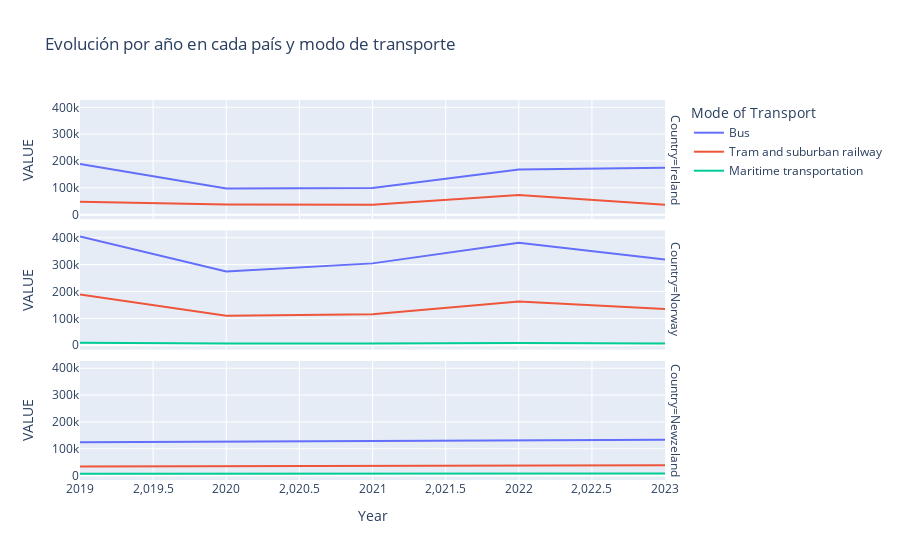

Source (notebook cell):
### Code cell
# Create an interactive bar chart with Plotly Express

fig = px.line(Transport_1, x='Year', y='VALUE', color='Mode of Transport', facet_row='Country',
              title='Evolución por año en cada país y modo de transporte')

# Show the plot
fig.show()

### Figure 1 — Plotly figure (JSON) as saved in the notebook; plotly's stock layout.template omitted (floating-point values rounded to 4 significant figures)
{"data": [{"hovertemplate": "Mode of Transport=Bus<br>Country=Ireland<br>Year=%{x}<br>VALUE=%{y}<extra></extra>", "legendgroup": "Bus", "line": {"color": "#636efa", "dash": "solid"}, "marker": {"symbol": "circle"}, "mode": "lines", "name": "Bus", "orientation": "v", "showlegend": true, "type": "scatter", "x": [2019, 2020, 2021, 2022, 2023], "xaxis": "x3", "y": [188554, 97520, 99409, 167990, 174485], "yaxis": "y3"}, {"hovertemplate": "Mode of Transport=Bus<br>Country=Norway<br>Year=%{x}<br>VALUE=%{y}<extra></extra>", "legendgroup": "Bus", "line": {"color": "#636efa", "dash": "solid"}, "marker": {"symbol": "circle"}, "mode": "lines", "name": "Bus", "orientation": "v", "showlegend": false, "type": "scatter", "x": ["2019", "2020", "2021", "2022", "2023"], "xaxis": "x2", "y": [405152, 274325, 304718, 381568, 319133], "yaxis": "y2"}, {"hovertemplate": "Mode of Transport=Bus<br>Country=Newzeland<br>Year=%{x}<br>VALUE=%{y}<extra></extra>", "legendgroup": "Bus", "line": {"color": "#636efa", "dash": "solid"}, "marker": {"symbol": "circle"}, "mode": "lines", "name": "Bus", "orientation": "v", "showlegend": false, "type": "scatter", "x": [2019, 2020, 2021, 2022, 2023], "xaxis": "x", "y": [124000.0, 126500.0, 129000.0, 131400.0, 133900.0], "yaxis": "y"}, {"hovertemplate": "Mode of Transport=Tram and suburban railway<br>Country=Ireland<br>Year=%{x}<br>VALUE=%{y}<extra></extra>", "legendgroup": "Tram and suburban railway", "line": {"color": "#EF553B", "dash": "solid"}, "marker": {"symbol": "circle"}, "mode": "lines", "name": "Tram and suburban railway", "orientation": "v", "showlegend": true, "type": "scatter", "x": [2019, 2020, 2021, 2022, 2023], "xaxis": "x3", "y": [48345, 37954, 36551, 73401, 37018], "yaxis": "y3"}, {"hovertemplate": "Mode of Transport=Tram and suburban railway<br>Country=Norway<br>Year=%{x}<br>VALUE=%{y}<extra></extra>", "legendgroup": "Tram and suburban railway", "line": {"color": "#EF553B", "dash": "solid"}, "marker": {"symbol": "circle"}, "mode": "lines", "name": "Tram and suburban railway", "orientation": "v", "showlegend": false, "type": "scatter", "x": ["2019", "2020", "2021", "2022", "2023"], "xaxis": "x2", "y": [188479, 109781, 114956, 162245, 134882], "yaxis": "y2"}, {"hovertemplate": "Mode of Transport=Tram and suburban railway<br>Country=Newzeland<br>Year=%{x}<br>VALUE=%{y}<extra></extra>", "legendgroup": "Tram and suburban railway", "line": {"color": "#EF553B", "dash": "solid"}, "marker": {"symbol": "circle"}, "mode": "lines", "name": "Tram and suburban railway", "orientation": "v", "showlegend": false, "type": "scatter", "x": [2019, 2020, 2021, 2022, 2023], "xaxis": "x", "y": [33910.0, 35180.0, 36460.0, 37740.0, 39020.0], "yaxis": "y"}, {"hovertemplate": "Mode of Transport=Maritime transportation<br>Country=Norway<br>Year=%{x}<br>VALUE=%{y}<extra></extra>", "legendgroup": "Maritime transportation", "line": {"color": "#00cc96", "dash": "solid"}, "marker": {"symbol": "circle"}, "mode": "lines", "name": "Maritime transportation", "orientation": "v", "showlegend": true, "type": "scatter", "x": ["2019", "2020", "2021", "2022", "2023"], "xaxis": "x2", "y": [9372, 5840, 6028, 8188, 6580], "yaxis": "y2"}, {"hovertemplate": "Mode of Transport=Maritime transportation<br>Country=Newzeland<br>Year=%{x}<br>VALUE=%{y}<extra></extra>", "legendgroup": "Maritime transportation", "line": {"color": "#00cc96", "dash": "solid"}, "marker": {"symbol": "circle"}, "mode": "lines", "name": "Maritime transportation", "orientation": "v", "showlegend": false, "type": "scatter", "x": [2019, 2020, 2021, 2022, 2023], "xaxis": "x", "y": [6825.0, 7003.0, 7181.0, 7359.0, 7538.0], "yaxis": "y"}], "layout": {"annotations": [{"font": {}, "showarrow": false, "text": "Country=Newzeland", "textangle": 90, "x": 0.98, "xanchor": "left", "xref": "paper", "y": 0.1567, "yanchor": "middle", "yref": "paper"}, {"font": {}, "showarrow": false, "text": "Country=Norway", "textangle": 90, "x": 0.98, "xanchor": "left", "xref": "paper", "y": 0.5, "yanchor": "middle", "yref": "paper"}, {"font": {}, "showarrow": false, "text": "Country=Ireland", "textangle": 90, "x": 0.98, "xanchor": "left", "xref": "paper", "y": 0.8433, "yanchor": "middle", "yref": "paper"}], "legend": {"title": {"text": "Mode of Transport"}, "tracegroupgap": 0}, "title": {"text": "Evolución por año en cada país y modo de transporte"}, "xaxis": {"anchor": "y", "domain": [0, 0.98], "title": {"text": "Year"}}, "xaxis2": {"anchor": "y2", "domain": [0, 0.98], "matches": "x", "showticklabels": false}, "xaxis3": {"anchor": "y3", "domain": [0, 0.98], "matches": "x", "showticklabels": false}, "yaxis": {"anchor": "x", "domain": [0, 0.3133], "title": {"text": "VALUE"}}, "yaxis2": {"anchor": "x2", "domain": [0.3433, 0.6567], "matches": "y", "title": {"text": "VALUE"}}, "yaxis3": {"anchor": "x3", "domain": [0.6867, 1.0], "matches": "y", "title": {"text": "VALUE"}}}}
